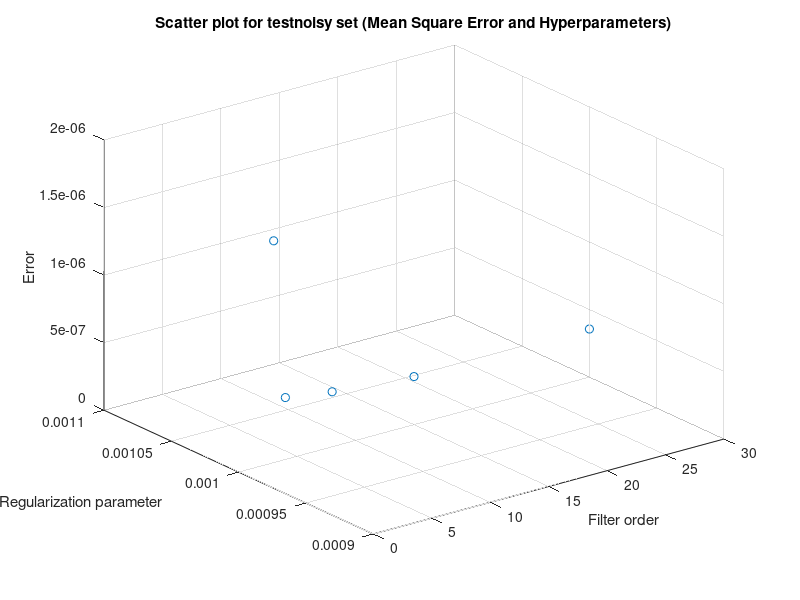

MATLAB code to generate this figure:
clear all;
load('Given files/training.mat');
load('Given files/validate.mat');
load('Given files/test.mat');
load('Given files/testnoisy.mat');
X = training;
V = validate;
Size_X = size(training,1);
Size_V = size(testnoisy,1);
order = [3,4,8,15,30];
lambda = [0.001];
red_x = X;
red_v = V;

count =1;
for order_index =1:5;
    red_x = X;
red_v = V;
    o=order(order_index);
    red_x(1:o,:)=[];
red_v(1:o,:)=[];
Design_X = zeros(Size_X - o,o);
Design_V = zeros(Size_V - o,o);
for k = 1:1
    l = lambda(k);
    lambdaeye = l*eye(o);

 for i = o +1 : Size_X; 
     for j = 1:o
       Design_X(i-o,j)= X(i-j);
    end
end
    for i = o +1 : Size_V
    for j = 1:o
       Design_V(i-o,j)= V(i-j);
    end
    end
   
   R = inv(Design_X'*Design_X + lambdaeye );
   P = (Design_X'*red_x);
    Parameter_M = R*P;
    A_predicted = (Design_V)* Parameter_M;
error = A_predicted-red_v;
error_square = 0;
for e =1:size(error,1)
    error_square = error(e)*error(e) + error_square;
end
mean_error = error_square/size(error,1);

Result(count,:)= [o;l;mean_error];
count = count +1;
end

   
end
scatter3(Result(:,1),Result(:,2),Result(:,3));
ylabel('Regularization parameter');
xlabel('Filter order');
zlabel('Error');
title('Scatter plot for testnoisy set (Mean Square Error and Hyperparameters)');




    



    
